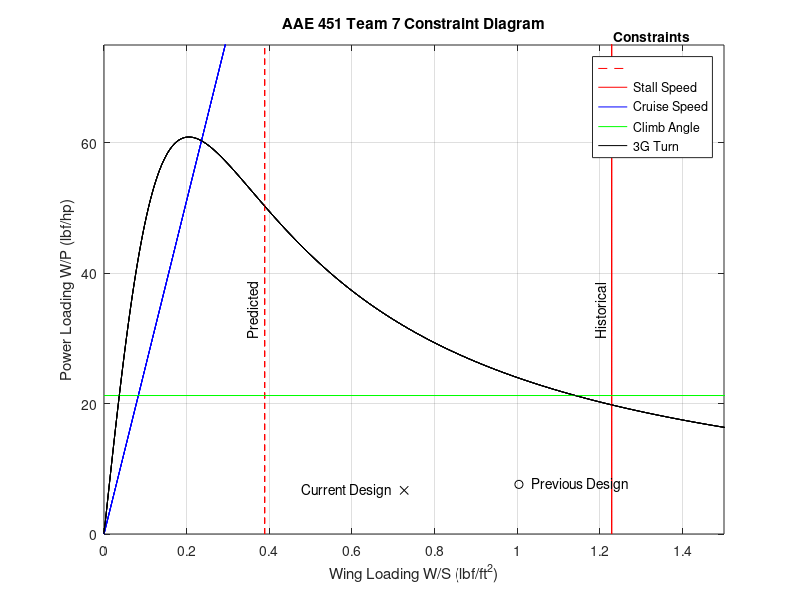

Write the MATLAB code that produced this figure.
% AAE 451 Team 7
% Written by Cooper LeComp and John Papas Dennerline on 2022 09 09

%% Deliverables/Constants
v_stall = 4.5; % m/s (<15ft/s)
v_stall2 = 8; 
v_cruise = 11; % m/s
p = 1.225; % kg/m^3
np = 0.75; % power eff
gamma = deg2rad(25); % Climb Angle

%% Our design 
cd0 = 0.035* ones(5,1); %[0.015, 0.02, 0.025, 0.03, 0.035]; %[0.015, 0.02, 0.025, 0.03, 0.035];
cl_max = [1.5, 1.5, 1.5, 1.5, 1.5]; % CL max value estimate
l_d_max = [10, 10, 10, 10, 10];

n = 3;
e = 0.8; % span efficiency

%% Designs
% Old design
max_power = 786.9837; % watts
weight = 8.031; % lbf
span = 8; % ft
chord = 1; % ft
wing_area = span*chord; % ft^2
motor_power = max_power*0.00134102; % hp

wing_load_old = weight/wing_area;
power_load_old = weight/motor_power;

% New design
max_power = 786.9837; % watts
weight = 7.061; % lbf
span = 100/12; % ft
chord = 14/12; % ft
wing_area = span*chord; % ft^2
motor_power = max_power*0.00134102; % hp

wing_load_new = weight/wing_area;
power_load_new = weight/motor_power;

T = 5; %lbf
AoA_stall = 15; % deg

AR = span/chord;

%% Plotting
MIN_X = 0;
MAX_X = 2;
MAX_Y = 100;

x_cd = linspace(MIN_X,MAX_X,1000); % Wing Loading
y_cl = 0:0.1:MAX_Y; % Power Loading

testcase = length(cd0); % number of test cases
y_cd = zeros(5,length(x_cd));
y_ld = zeros(testcase,length(x_cd));
x_cl = zeros(testcase,length(y_cl));
x_cl2 = zeros(testcase,length(y_cl));
x_cl3 = zeros(testcase,length(y_cl));
y_3g = zeros(testcase,length(x_cd));
for i = 1:testcase
    % Cruise Speed
    power_inv = 1/(.5 * p * 1.1 * (v_cruise)^3 * cd0(i)) ; % m^2/watt
    power_inv = power_inv*(1/0.00134102)*(3.28084^2); % ft^2/hp
    y_cd(i,:) = x_cd.*power_inv; % lbf/hp (x_cd is in units of lbf/ft^2)

    % Climb Angle
    y_ld(i,:) = x_cd .* 0 + (np / (v_cruise * (1 / (0.866 * l_d_max(i)) + sin(gamma)))); % s/m
    y_ld(i,:) = y_ld(i,:)/3.28084; % s/ft
    y_ld(i,:) = 550*y_ld(i,:); % lbf/hp (550 ft*lbf/s = 1 hp)

    % Stall Speed
    x_cl(i,:) = y_cl .* 0 + (.5 * p * v_stall^2 * cl_max(i)); % N/m^2
    x_cl(i,:) = x_cl(i,:)*0.224809/(3.28084^2); % lbf/ft^2

    x_cl2(i,:) = y_cl .* 0 + (.5 * p * v_stall2^2 * cl_max(i)); % N/m^2
    x_cl2(i,:) = x_cl2(i,:)*0.224809/(3.28084^2); % lbf/ft^2

    x_cl3(i,:) = y_cl .* 0 + (.5 * p * v_stall^2 * cl_max(i)); % N/m^2
    x_cl3(i,:) = T/wing_area*sind(AoA_stall)+x_cl3(i,:)*0.224809/(3.28084^2); % lbf/ft^2

    % 3G Turn
    V_turn = v_stall*sqrt(n);
    q = 0.5*p*V_turn^2; % N/m^2
    wing_loading_SI = x_cd*47.880172; % N/m^2

    thrust2weight = q*(cd0(i)./(wing_loading_SI))+n^2/(q*pi*e*AR)*wing_loading_SI; % N/N
    thrust2weight = thrust2weight*V_turn/np; % watts/N
    thrust2weight = thrust2weight*0.00134102/0.224809; % hp/W
    y_3g(i,:) = 1./thrust2weight;
end

%% PLotting
figure(1)
for i = 1:testcase
    plot(x_cl(i,:), y_cl,'--r');
    hold on
    plot(x_cl2(1,:), y_cl,'r');
    hold on
    plot(x_cd, y_cd(i,:),'b');
    hold on
    plot(x_cd, y_ld(i,:),'g');
    hold on
    plot(x_cd,y_3g(i,:),'k')
    hold on
end
plot(wing_load_old,power_load_old,'ko')
hold on
text(wing_load_old+0.03,power_load_old,'Previous Design','HorizontalAlignment','left')
hold on 
plot(wing_load_new,power_load_new,'kx')
hold on
text(wing_load_new-0.03,power_load_new,'Current Design','HorizontalAlignment','right')


hold on
h = text(x_cl(1,1)-0.03, 30,'Predicted');
set(h,'Rotation',90);
hold on
s = text(x_cl2(1,1)-0.03, 30,'Historical');
set(s,'Rotation',90);

xlabel('Wing Loading W/S (lbf/ft^2)');
ylabel('Power Loading W/P (lbf/hp)');
title('AAE 451 Team 7 Constraint Diagram');
grid on;
%axis([MIN_X MAX_X 0 MAX_Y]);
xlim([0,1.5])
ylim([-inf, 75])
hleg = legend('','Stall Speed','Cruise Speed','Climb Angle','3G Turn');
htitle = get(hleg,'Title');
set(htitle,'String','Constraints')